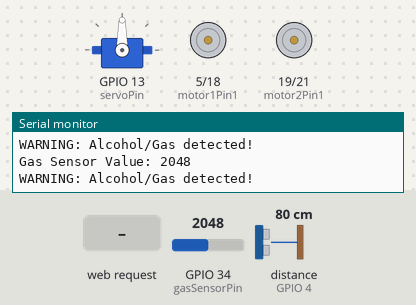
This sketch was run on a simulated ESP32. On the bench: servo, motor-driver pin pairs drawn as motors (green arrow = first pin HIGH = forward, orange = second pin HIGH = backward, longer = more drive), the last lines printed to the serial monitor. Wiring (inferred from the names in the program): ultrasonic range finder: trigger GPIO 2; echo GPIO 4. Inputs (shaded band) come from the test bench; at power-on: distance to the obstacle (sensor on GPIO 4) 80 cm, GPIO 34 (gasSensorPin) = 2048. The echo pulse lasts 58.3 µs per cm; WiFi joins after 1.5 s; servers stay silent unless stated.

Above: at 7.7 s.
7.8 s: HTTP request GET /autonomous-start received
At 8.3 s:
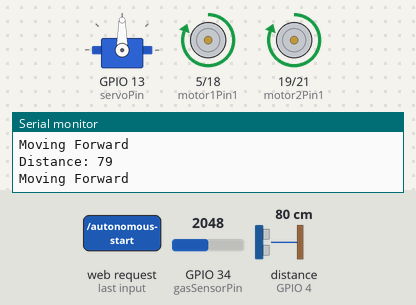
11.8 s: distance to the obstacle (sensor on GPIO 4) set to 23 cm
15.3 s: distance to the obstacle (sensor on GPIO 4) set to 18 cm
At 17.1 s:
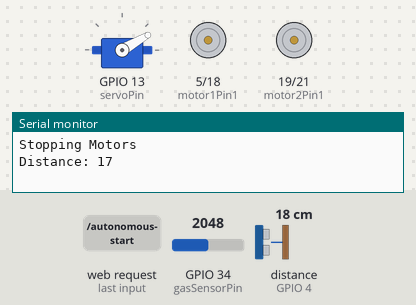
At 18.21 s:
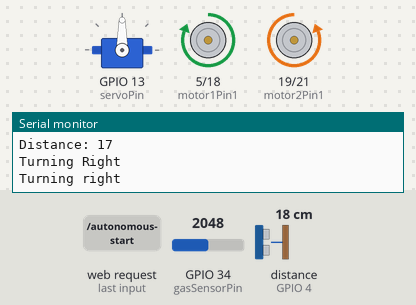
19.3 s: HTTP request GET /backward received
At 19.46 s:
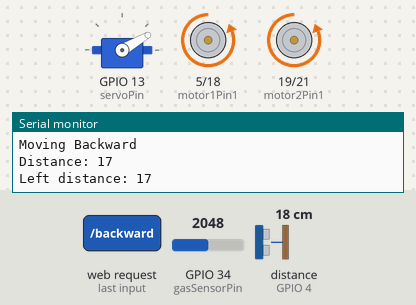
22.8 s: HTTP request GET /left received
26.3 s: HTTP request GET /forward received
Timing chart, 0 to 30.8 s (numbered marks = the images above; inputs shaded):
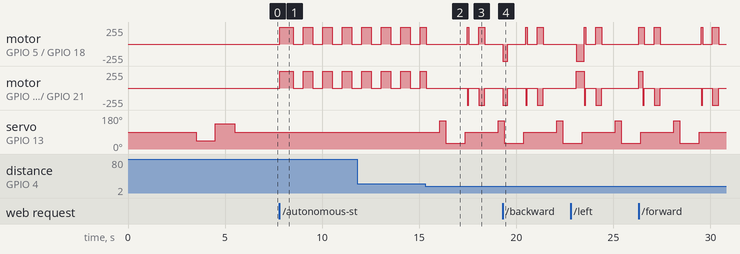

The sketch:

rescue_bot.ino
```cpp
// (licence header left out)
#include <WiFi.h>
#include <WebServer.h>
#include <ESP32Servo.h>

const char* ssid = "SIIIUR7";  // Change to your WiFi SSID
const char* password = "77777777"; // Change to your WiFi Password

WebServer server(80);
Servo scanServo;  // Servo for scanning obstacles

// Motor control pins
const int motor1Pin1 = 5;
const int motor1Pin2 = 18;
const int motor2Pin1 = 19;
const int motor2Pin2 = 21;

// Ultrasonic sensor pins
const int trigPin = 2;
const int echoPin = 4;

// Servo motor pin
const int servoPin = 13;

// Gas sensor pin (MQ-2)
const int gasSensorPin = 34; // Analog input pin for MQ-2 sensor
const int gasThreshold = 1000; // Threshold for gas detection (adjust based on your sensor calibration)
bool gasDetected = false;

// Threshold distance (in cm)
const int obstacleDistance = 20;

// Control flags
bool autonomousEnabled = false;
unsigned long lastObstacleCheck = 0;
unsigned long lastGasCheck = 0;
const int checkInterval = 100; // Check for obstacles every 100ms
const int gasCheckInterval = 1000; // Check gas levels every second

// Web interface - Changed "Bluetooth Mode" to "WiFi Mode"
const char index_html[] PROGMEM = R"rawliteral(
<!DOCTYPE html>
<html lang="en">
<head>
  <meta charset="UTF-8">
  <meta name="viewport" content="width=device-width, initial-scale=1.0">
  <title>RescueBot Control</title>
  <style>
    @import url('https://fonts.googleapis.com/css2?family=Orbitron:wght@400;700&display=swap');

    /* Animated Background */
    body {
      font-family: 'Orbitron', sans-serif;
      text-align: center;
      margin: 0;
      padding: 0;
      height: 100vh;
      background: linear-gradient(-45deg, #010a43, #01102a, #000428);
      background-size: 400% 400%;
      color: #fff;
      animation: backgroundShift 15s infinite alternate ease-in-out;
      overflow: hidden;
      display: flex;
      flex-direction: column;
      justify-content: center;
      align-items: center;
    }

    @keyframes backgroundShift {
      0% { background-position: 0% 50%; }
      100% { background-position: 100% 50%; }
    }

    h1 {
      font-size: 50px;
      color: #0ff;
      text-shadow: 0 0 20px #0ff, 0 0 40px #00f;
      animation: neonGlow 1.5s infinite alternate;
    }

    @keyframes neonGlow {
      0% { text-shadow: 0 0 10px #0ff, 0 0 30px #00f; }
      100% { text-shadow: 0 0 30px #0ff, 0 0 50px #00f; }
    }

    select {
      font-size: 18px;
      padding: 12px;
      border: none;
      border-radius: 10px;
      background: rgba(0, 255, 255, 0.8);
      color: black;
      font-weight: bold;
      cursor: pointer;
      transition: all 0.3s ease-in-out;
      box-shadow: 0 0 15px rgba(0, 255, 255, 0.8);
    }

    select:hover {
      box-shadow: 0 0 30px rgba(0, 255, 255, 1);
    }

    /* Buttons */
    .button {
      width: 100px;
      height: 100px;
      font-size: 40px;
      background: rgba(0, 255, 255, 0.2);
      color: #0ff;
      border: 3px solid rgba(0, 255, 255, 0.8);
      border-radius: 20px;
      display: flex;
      justify-content: center;
      align-items: center;
      cursor: pointer;
      text-shadow: 0 0 10px #0ff, 0 0 15px #00f;
      transition: all 0.3s ease-in-out;
      box-shadow: 0 0 20px rgba(0, 255, 255, 0.6);
      backdrop-filter: blur(10px);
    }

    .button:hover {
      background: rgba(0, 255, 255, 0.4);
      box-shadow: 0 0 40px #0ff;
      transform: translateY(-5px);
    }

    /* Grid Layout */
    .container {
      display: grid;
      grid-template-areas:
        ". up ."
        "left stop right"
        ". down .";
      grid-gap: 15px;
      justify-items: center;
      align-items: center;
      margin-top: 30px;
    }

    .up { grid-area: up; }
    .left { grid-area: left; }
    .right { grid-area: right; }
    .down { grid-area: down; }
    .stop {
      grid-area: stop;
      background: rgba(255, 0, 0, 0.8);
      color: white;
      font-size: 30px;
      width: 80px;
      height: 80px;
      border: 3px solid rgba(255, 0, 0, 0.8);
      text-shadow: 0 0 10px red, 0 0 20px darkred;
      box-shadow: 0 0 20px rgba(255, 0, 0, 0.6);
    }

    .stop:hover {
      background: rgba(255, 0, 0, 1);
      box-shadow: 0 0 40px red;
      transform: translateY(-5px);
    }

    /* Alert Buttons */
    .alert-container {
      margin-top: 20px;
      display: flex;
      gap: 15px;
    }

    .alert-button {
      padding: 15px 30px;
      font-size: 18px;
      font-weight: bold;
      border-radius: 10px;
      border: none;
      cursor: pointer;
      transition: all 0.3s ease-in-out;
      text-transform: uppercase;
    }

    .sos {
      background: rgba(255, 0, 0, 0.7);
      color: white;
      box-shadow: 0 0 20px red;
    }

    .gas {
      background: rgba(255, 165, 0, 0.7);
      color: black;
      box-shadow: 0 0 20px orange;
    }

    .gas.active {
      background: rgba(255, 165, 0, 1);
      color: white;
      box-shadow: 0 0 40px orange, 0 0 80px red;
      animation: pulse 1s infinite;
    }

    @keyframes pulse {
      0% { transform: scale(1); }
      50% { transform: scale(1.1); }
      100% { transform: scale(1); }
    }

    .motion {
      background: rgba(0, 255, 255, 0.7);
      color: black;
      box-shadow: 0 0 20px cyan;
    }

    /* Hide Controls Initially */
    #wifi-controls, #autonomous-controls {
      display: none;
    }

    /* Sensor Readings */
    .sensor-readings {
      margin-top: 20px;
      padding: 15px;
      background: rgba(0, 0, 0, 0.5);
      border-radius: 10px;
      border: 1px solid rgba(0, 255, 255, 0.3);
      width: 80%;
      max-width: 500px;
    }

    .sensor-value {
      display: flex;
      justify-content: space-between;
      margin: 10px 0;
    }

    /* Bot Status */
    #bot-status {
      font-size: 24px;
      margin-top: 20px;
      animation: pulseGlow 1.5s infinite alternate;
      color: #0ff;
      font-weight: bold;
    }

    @keyframes pulseGlow {
      0% { text-shadow: 0 0 10px #0ff; }
      100% { text-shadow: 0 0 30px #0ff; }
    }

  </style>
</head>
<body>

  <h1>RescueBot Control</h1>

  <label for="mode">Choose Mode:</label>
  <select id="mode" onchange="toggleControls()">
    <option value="">-- Select Mode --</option>
    <option value="wifi">WiFi Mode</option>
    <option value="autonomous">Autonomous Mode</option>
    <option value="idle">Idle Mode</option>
  </select>

  <div class="alert-container">
    <button class="alert-button sos" onclick="sendRequest('/sos-alert')">SOS Alert</button>
    <button id="gas-alert-btn" class="alert-button gas" onclick="sendRequest('/gas-alert')">Gas Alert</button>
    <button class="alert-button motion" onclick="sendRequest('/motion-alert')">Motion Alert</button>
  </div>

  <div class="sensor-readings">
    <div class="sensor-value">
      <span>Gas Level:</span>
      <span id="gas-value">0</span>
    </div>
    <div class="sensor-value">
      <span>Distance:</span>
      <span id="distance-value">0 cm</span>
    </div>
  </div>

  <!-- WiFi Controls (changed from Bluetooth) -->
  <div id="wifi-controls">
    <div class="container">
      <button class="button up" onclick="sendRequest('/forward')">&#x2191;</button>
      <button class="button left" onclick="sendRequest('/left')">&#x2190;</button>
      <button class="button stop" onclick="sendRequest('/stop')">⏹</button>
      <button class="button right" onclick="sendRequest('/right')">&#x2192;</button>
      <button class="button down" onclick="sendRequest('/backward')">&#x2193;</button>
    </div>
  </div>

  <!-- Autonomous Controls -->
  <div id="autonomous-controls">
    <button class="button" onclick="sendRequest('/autonomous-start')">Start</button>
    <button class="button" onclick="sendRequest('/autonomous-stop')">Stop</button>
  </div>

  <div id="bot-status">Bot Status: Connected</div>

  <script>
    function toggleControls() {
      let mode = document.getElementById("mode").value;
      document.getElementById("wifi-controls").style.display = mode === "wifi" ? "block" : "none";
      document.getElementById("autonomous-controls").style.display = mode === "autonomous" ? "block" : "none";

      if (mode === "idle") {
        sendRequest('/stop');
      } else if (mode === "autonomous") {
        sendRequest('/autonomous-stop'); // Reset autonomous mode when switching to it
      }
    }

    function sendRequest(url) {
      fetch(url)
        .then(response => {
          if (response.ok) {
            console.log("Command sent successfully");
            document.getElementById("bot-status").innerHTML = "Bot Status: Active - " + url.substring(1);
          } else {
            console.error("Failed to send command");
            document.getElementById("bot-status").innerHTML = "Bot Status: Error";
          }
        })
        .catch(error => {
          console.error("Error:", error);
          document.getElementById("bot-status").innerHTML = "Bot Status: Connection Error";
        });
    }

    // Update sensor readings periodically
    setInterval(function() {
      fetch('/sensor-data')
        .then(response => response.json())
        .then(data => {
          document.getElementById("gas-value").innerHTML = data.gasLevel;
          document.getElementById("distance-value").innerHTML = data.distance + " cm";

          // Update gas alert button
          if (data.gasDetected) {
            document.getElementById("gas-alert-btn").classList.add("active");
          } else {
            document.getElementById("gas-alert-btn").classList.remove("active");
          }
        })
        .catch(error => {
          console.error("Sensor update error:", error);
        });
    }, 1000);
  </script>

</body>
</html>
)rawliteral";

// Function to get distance from ultrasonic sensor with better error handling
int getDistance() {
  // Clear the trigger pin
  digitalWrite(trigPin, LOW);
  delayMicroseconds(2);

  // Set the trigger pin HIGH for 10 microseconds
  digitalWrite(trigPin, HIGH);
  delayMicroseconds(10);
  digitalWrite(trigPin, LOW);

  // Read the echo pin to get the sound wave travel time in microseconds
  long duration = pulseIn(echoPin, HIGH, 30000); // Added timeout of 30ms

  // Convert the time into distance in cm
  // Speed of sound wave divided by 2 (time to go and come back)
  int distance = duration * 0.034 / 2;

  // Check for invalid readings
  if (distance <= 0 || distance > 400) {
    Serial.println("Invalid distance reading!");
    return 400; // Return max value if reading is invalid
  }

  return distance;
}

// Function to read gas sensor value
int readGasSensor() {
  int sensorValue = analogRead(gasSensorPin);
  Serial.print("Gas Sensor Value: ");
  Serial.println(sensorValue);

  // Check if gas is detected based on threshold
  if (sensorValue > gasThreshold) {
    gasDetected = true;
  } else {
    gasDetected = false;
  }

  return sensorValue;
}

// Function to send sensor data
void handleSensorData() {
  int distance = getDistance();
  int gasLevel = readGasSensor();

  String json = "{\"distance\":" + String(distance) +
                ",\"gasLevel\":" + String(gasLevel) +
                ",\"gasDetected\":" + String(gasDetected ? "true" : "false") + "}";

  server.send(200, "application/json", json);
}

// Function to move forward
void moveForward() {
  Serial.println("Moving Forward");
  digitalWrite(motor1Pin1, HIGH);
  digitalWrite(motor1Pin2, LOW);
  digitalWrite(motor2Pin1, HIGH);
  digitalWrite(motor2Pin2, LOW);
  server.send(200, "text/plain", "Moving Forward");
}

// Function to move backward
void moveBackward() {
  Serial.println("Moving Backward");
  digitalWrite(motor1Pin1, LOW);
  digitalWrite(motor1Pin2, HIGH);
  digitalWrite(motor2Pin1, LOW);
  digitalWrite(motor2Pin2, HIGH);
  server.send(200, "text/plain", "Moving Backward");
}

// Function to turn left
void turnLeft() {
  Serial.println("Turning Left");
  digitalWrite(motor1Pin1, LOW);
  digitalWrite(motor1Pin2, HIGH);
  digitalWrite(motor2Pin1, HIGH);
  digitalWrite(motor2Pin2, LOW);
  server.send(200, "text/plain", "Turning Left");
}

// Function to turn right
void turnRight() {
  Serial.println("Turning Right");
  digitalWrite(motor1Pin1, HIGH);
  digitalWrite(motor1Pin2, LOW);
  digitalWrite(motor2Pin1, LOW);
  digitalWrite(motor2Pin2, HIGH);
  server.send(200, "text/plain", "Turning Right");
}

// Function to stop motors
void stopMotors() {
  Serial.println("Stopping Motors");
  digitalWrite(motor1Pin1, LOW);
  digitalWrite(motor1Pin2, LOW);
  digitalWrite(motor2Pin1, LOW);
  digitalWrite(motor2Pin2, LOW);
  server.send(200, "text/plain", "Stopped");
}

// Function to handle status requests
void handleStatus() {
  String status = autonomousEnabled ? "Autonomous" : "Manual Control";
  server.send(200, "text/plain", status);
}

// Function to handle SOS alert
void handleSosAlert() {
  Serial.println("SOS ALERT TRIGGERED!");
  // Add code here to handle SOS alert (e.g., play sound, flash LED)
  server.send(200, "text/plain", "SOS Alert Triggered");
}

// Function to handle Gas sensor alert
void handleGasAlert() {
  Serial.println("GAS ALERT TRIGGERED!");
  // Add code here to handle gas alert
  server.send(200, "text/plain", "Gas Alert Triggered");
}

// Function to handle Motion sensor alert
void handleMotionAlert() {
  Serial.println("MOTION ALERT TRIGGERED!");
  // Add code here to handle motion alert
  server.send(200, "text/plain", "Motion Alert Triggered");
}

// Start autonomous mode
void startAutonomousMode() {
  autonomousEnabled = true;
  Serial.println("Autonomous mode activated");
  server.send(200, "text/plain", "Autonomous Mode Started");
}

// Stop autonomous mode
void stopAutonomousMode() {
  autonomousEnabled = false;
  stopMotors();
  Serial.println("Autonomous mode deactivated");
  server.send(200, "text/plain", "Autonomous Mode Stopped");
}

// Function to check servo operation
void testServo() {
  Serial.println("Testing servo motor...");

  // Move to 0 degrees
  scanServo.write(0);
  delay(1000);
  Serial.println("Servo at 0 degrees");

  // Move to 90 degrees
  scanServo.write(90);
  delay(1000);
  Serial.println("Servo at 90 degrees");

  // Move to 180 degrees
  scanServo.write(180);
  delay(1000);
  Serial.println("Servo at 180 degrees");

  // Return to center
  scanServo.write(90);
  delay(1000);
  Serial.println("Servo back at center");

  server.send(200, "text/plain", "Servo Test Completed");
}

// Handle autonomous navigation logic - called from loop()
void handleAutonomousNavigation() {
  if (!autonomousEnabled) return;

  unsigned long currentMillis = millis();

  // Only check for obstacles at specified intervals to avoid blocking the server
  if (currentMillis - lastObstacleCheck >= checkInterval) {
    lastObstacleCheck = currentMillis;

    int distance = getDistance();
    Serial.print("Distance: ");
    Serial.println(distance);

    // Added state-based navigation to prevent rapid decision changes
    static enum {MOVING_FORWARD, SCANNING, TURNING} navState = MOVING_FORWARD;
    static unsigned long stateStartTime = 0;
    static int turnDirection = 0; // 1 for left, 2 for right

    switch(navState) {
      case MOVING_FORWARD:
        if (distance < obstacleDistance) {
          // Obstacle detected, stop and move to scanning state
          stopMotors();
          Serial.println("Obstacle detected! Starting scan...");
          navState = SCANNING;
          stateStartTime = currentMillis;
          scanServo.write(90); // Center servo first
        } else {
          // Path is clear, continue forward
          moveForward();
        }
        break;

      case SCANNING:
        // Complete scanning sequence before making a decision
        if (currentMillis - stateStartTime < 500) {
          // Wait for servo to center
          scanServo.write(90);
        } else if (currentMillis - stateStartTime < 1000) {
          // Scan left
          scanServo.write(150);
        } else if (currentMillis - stateStartTime < 1500) {
          // Measure left distance
          int leftDist = getDistance();
          Serial.print("Left distance: ");
          Serial.println(leftDist);
          // Store left distance for comparison
          static int storedLeftDist = leftDist;

          // Prepare to scan right
          scanServo.write(30);
        } else if (currentMillis - stateStartTime < 2000) {
          // Wait for servo to reach right position
        } else if (currentMillis - stateStartTime < 2500) {
          // Measure right distance
          int rightDist = getDistance();
          Serial.print("Right distance: ");
          Serial.println(rightDist);

          // Compare distances and decide turn direction
          int storedLeftDist = 0; // This should be properly stored from earlier
          if (rightDist > storedLeftDist) {
            Serial.println("More space on right side");
            turnDirection = 2; // right
          } else {
            Serial.println("More space on left side");
            turnDirection = 1; // left
          }

          // Reset servo to center
          scanServo.write(90);

          // Move to turning state
          navState = TURNING;
          stateStartTime = currentMillis;
        }
        break;

      case TURNING:
        // Execute turn for a fixed duration
        if (currentMillis - stateStartTime < 800) {
          if (turnDirection == 1) {
            turnLeft();
            Serial.println("Turning left");
          } else {
            turnRight();
            Serial.println("Turning right");
          }
        } else {
          // Return to forward movement after turn completes
          navState = MOVING_FORWARD;
        }
        break;
    }
  }

  // Check gas sensor at specified intervals
  if (currentMillis - lastGasCheck >= gasCheckInterval) {
    lastGasCheck = currentMillis;

    // Read gas sensor
    readGasSensor();

    // If gas detected, temporarily halt and alert
    if (gasDetected) {
      Serial.println("WARNING: Alcohol/Gas detected in autonomous mode!");
      stopMotors();
      delay(500); // Reduced delay to be less blocking
      // Continue operation but maintain alert status
    }
  }
}

void setup() {
  Serial.begin(115200);

  // Wait for serial monitor to open
  delay(1000);
  Serial.println("\n\nRescueBot Initializing...");

  // Connect to WiFi
  WiFi.begin(ssid, password);
  Serial.print("Connecting to WiFi...");

  // Wait for connection with timeout
  int timeout = 0;
  while (WiFi.status() != WL_CONNECTED && timeout < 20) {
    delay(500);
    Serial.print(".");
    timeout++;
  }

  if (WiFi.status() == WL_CONNECTED) {
    Serial.println("\nWiFi connected. IP address: " + WiFi.localIP().toString());
  } else {
    Serial.println("\nFailed to connect to WiFi. Check credentials or try again.");
  }

  // Set motor control pins as output
  pinMode(motor1Pin1, OUTPUT);
  pinMode(motor1Pin2, OUTPUT);
  pinMode(motor2Pin1, OUTPUT);
  pinMode(motor2Pin2, OUTPUT);

  // Initialize motors to OFF state
  digitalWrite(motor1Pin1, LOW);
  digitalWrite(motor1Pin2, LOW);
  digitalWrite(motor2Pin1, LOW);
  digitalWrite(motor2Pin2, LOW);

  // Set ultrasonic sensor pins
  pinMode(trigPin, OUTPUT);
  pinMode(echoPin, INPUT);

  // Setup gas sensor pin (analog input)
  pinMode(gasSensorPin, INPUT);

  // Attach and center the servo - with specific pulse width ranges for better control
  scanServo.setPeriodHertz(50);      // Standard 50Hz servo
  scanServo.attach(servoPin, 500, 2400); // Min/Max pulse width in microseconds

  // Test servo motor to ensure it's working
  Serial.println("Testing servo motion...");
  scanServo.write(90);  // Center position
  delay(1000);
  scanServo.write(45);  // 45 degrees
  delay(1000);
  scanServo.write(135); // 135 degrees
  delay(1000);
  scanServo.write(90);  // Back to center
  delay(1000);
  Serial.println("Servo test complete.");

  // Test ultrasonic sensor
  Serial.println("Testing ultrasonic sensor...");
  int testDistance = getDistance();
  Serial.print("Current distance reading: ");
  Serial.print(testDistance);
  Serial.println(" cm");

  // Web server routes
  server.on("/", HTTP_GET, []() {
    server.send(200, "text/html", index_html);
  });

  // Movement controls
  server.on("/forward", HTTP_GET, moveForward);
  server.on("/backward", HTTP_GET, moveBackward);
  server.on("/left", HTTP_GET, turnLeft);
  server.on("/right", HTTP_GET, turnRight);
  server.on("/stop", HTTP_GET, stopMotors);

  // Mode controls
  server.on("/autonomous-start", HTTP_GET, startAutonomousMode);
  server.on("/autonomous-stop", HTTP_GET, stopAutonomousMode);

  // Status and sensor data endpoints
  server.on("/status", HTTP_GET, handleStatus);
  server.on("/sensor-data", HTTP_GET, handleSensorData);

  // Alert endpoints
  server.on("/sos-alert", HTTP_GET, handleSosAlert);
  server.on("/gas-alert", HTTP_GET, handleGasAlert);
  server.on("/motion-alert", HTTP_GET, handleMotionAlert);

  // Diagnostic endpoint
  server.on("/test-servo", HTTP_GET, testServo);

  // Start server
  server.begin();
  Serial.println("Web server started.");
  Serial.println("RescueBot ready!");
}

void loop() {
  server.handleClient(); // Handle web server requests

  // Handle autonomous navigation if enabled
  if (autonomousEnabled) {
    handleAutonomousNavigation();
  } else {
    // When not in autonomous mode, still check gas sensor periodically
    unsigned long currentMillis = millis();
    if (currentMillis - lastGasCheck >= gasCheckInterval) {
      lastGasCheck = currentMillis;
      readGasSensor();

      if (gasDetected) {
        Serial.println("WARNING: Alcohol/Gas detected!");
        // You could add additional alerts here like flashing LEDs or buzzer
      }
    }
  }

  // Small delay to improve stability
  delay(10);
}
```

Measured:
- the behaviour switches between 21 and 20 cm on distance to the obstacle (sensor on GPIO 4) (found by bisection; images 1 and 2)
- after the input at 7.8 s, motor on GPIO 5 (motor1Pin1) / GPIO 18 (motor1Pin2), motor on GPIO 19 (motor2Pin1) / GPIO 21 (motor2Pin2): stopped → forward 255/255 at once, then repeats every 1.0 s: stopped 0.52 s, forward 255/255 0.49 s
- after the input at 15.3 s, servo on GPIO 13 (servoPin): 90° → 150° after 0.76 s, → 30° 0.31 s later, → 90° 1.0 s later, → 150° 1.7 s later
